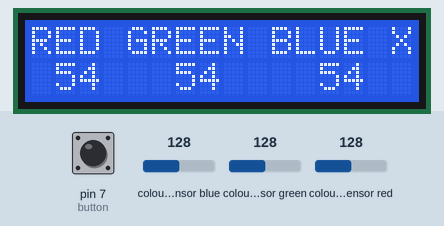
Recording of a sketch running on a simulated Arduino Uno, built with avr-gcc and run on an emulated ATmega328P. Shown: 16×2 character LCD. The inputs (shaded band) are chosen by the test bench; at power-on: colour sensor blue 128, colour sensor green 128, colour sensor red 128, pin 7 (button) HIGH. What the sketch prints to the serial monitor is not drawn.

Above: at 0.86 s.
1.3 s: colour sensor blue set to 5
At 1.55 s:
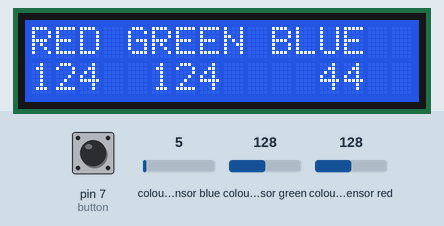
4.3 s: colour sensor green set to 5
At 4.54 s:
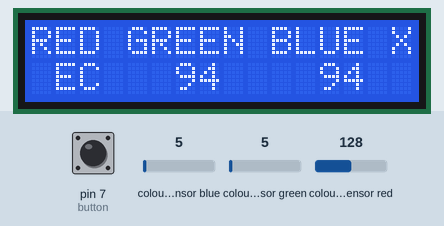
7.3 s: colour sensor red set to 64
At 7.76 s:
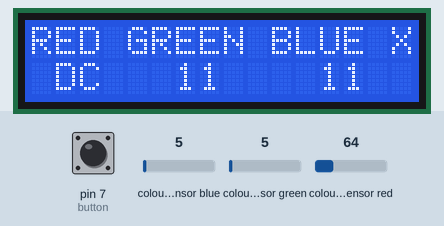
10.3 s: colour sensor blue set to 64
At 10.51 s:
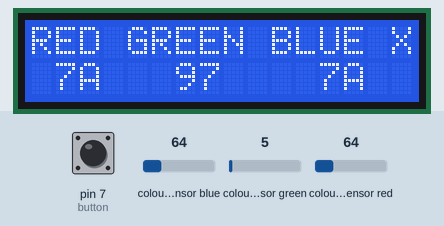
13.2 s: colour sensor green set to 128
At 13.73 s:
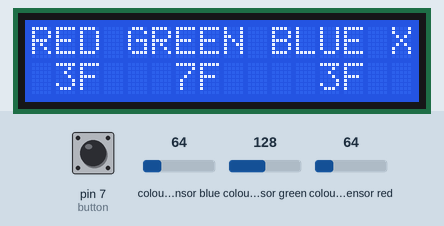
16.2 s: colour sensor red set to 5
At 16.49 s:
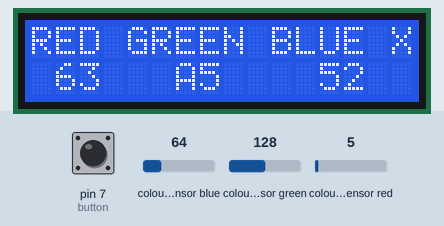

The sketch:

Chromiris.ino
```cpp
#include <Adafruit_TCS34725.h>
#include <LiquidCrystal.h>
#include <Wire.h>

// Initialise sensor
Adafruit_TCS34725 tcs = Adafruit_TCS34725(TCS34725_INTEGRATIONTIME_50MS, TCS34725_GAIN_1X);

//Initialise lcd
LiquidCrystal lcd(12, 11, 5, 4, 3, 2);

const int button = 7;    // pin where the button is connected to
boolean state = 0;       // Initial button push state
boolean newState = 0;    // State of the button after being pushed/released
boolean hexEnable = 0;   // Toggle between RGB and Hex

void setup() {
  Serial.begin(9600);

  pinMode(button, INPUT);

  if (tcs.begin()) {
    Serial.println("Found sensor");
  } else {
    Serial.println("No TCS34725 found ... check your connections");
    while (1);
  }
  lcd.begin(16,2);
} // end void setup

void loop() {

  state = (digitalRead(button));
  delay(75);
  if (state == 0 && newState == 0){
    hexEnable = 0;
    newState = state;
    }
  else if(state == 1 && newState == 0){
      hexEnable = 1;
      newState = state;
  }
  else if(state == 0 && newState == 1){
    hexEnable = 1;
  }
  else if(state == 1 && newState == 1){
    hexEnable = 0;
    newState = 0;
  }

  uint16_t clearcol, red, green, blue;
//  tcs.setInterrupt(false);
  delay(100);
  tcs.getRawData(&red, &green, &blue, &clearcol);
//  tcs.setInterrupt(true);

 uint32_t sum = clearcol;
 float r, g, b;
 r = red; r /= sum; r *=255;
 g = green; g /=sum; g*=255;
 b = blue; b /=sum; b*= 255;

lcd.setCursor(0,0);
lcd.print("RED");
lcd.setCursor(4,0);
lcd.print("GREEN");
lcd.setCursor(10,0);
lcd.print("BLUE");

if (hexEnable == 0)
{
RGB(r,g,b);
}
else
{
hexMode(r,g,b);
}
} // end of void loop

void RGB(float r, float g, float b)
{
  lcd.setCursor(15,0);
  lcd.print(" ");
// Control statement for RED
if (r < 100) {
  lcd.setCursor(1,1);
  lcd.print((int)r);
  lcd.setCursor(0,1);
  lcd.print(" ");
}
else {
  lcd.setCursor(0,1);
  lcd.print((int) r);
}

// Control statement for GREEN
if (g < 100) {
  lcd.setCursor(6,1);
  lcd.print((int)g);
  lcd.setCursor(5,1);
  lcd.print(" ");
}
else {
  lcd.setCursor(5,1);
  lcd.print((int) g);
}

// Control statement for BLUE
if (b < 100) {
  lcd.setCursor(12,1);
  lcd.print((int)b);
  lcd.setCursor(11,1);
  lcd.print(" ");
}
else {
  lcd.setCursor(11,1);
  lcd.print((int) b);
}
}

void hexMode(float r, float g, float b)
{
lcd.setCursor(15,0);
lcd.print("X");
lcd.setCursor(0,1);
lcd.print(" ");
lcd.setCursor(1,1);
lcd.print((int)r, HEX);
lcd.setCursor(5,1);
lcd.print(" ");
lcd.setCursor(6,1);
lcd.print((int)g, HEX);
lcd.setCursor(11,1);
lcd.print(" ");
lcd.setCursor(12,1);
lcd.print((int)b, HEX);
}
```

Measured:
- after the input at 1.3 s, the display: changes after 0.14 s (image 1)
- after the input at 4.3 s, the display: changes after 0.13 s (image 2)
- after the input at 7.3 s, the display: first changes after 0.12 s (image 3 shows a later state)
- after the input at 10.3 s, the display: changes after 0.10 s (image 4)
- after the input at 13.2 s, the display: first changes after 0.19 s (image 5 shows a later state)
- after the input at 16.2 s, the display: changes after 0.18 s (image 6)
